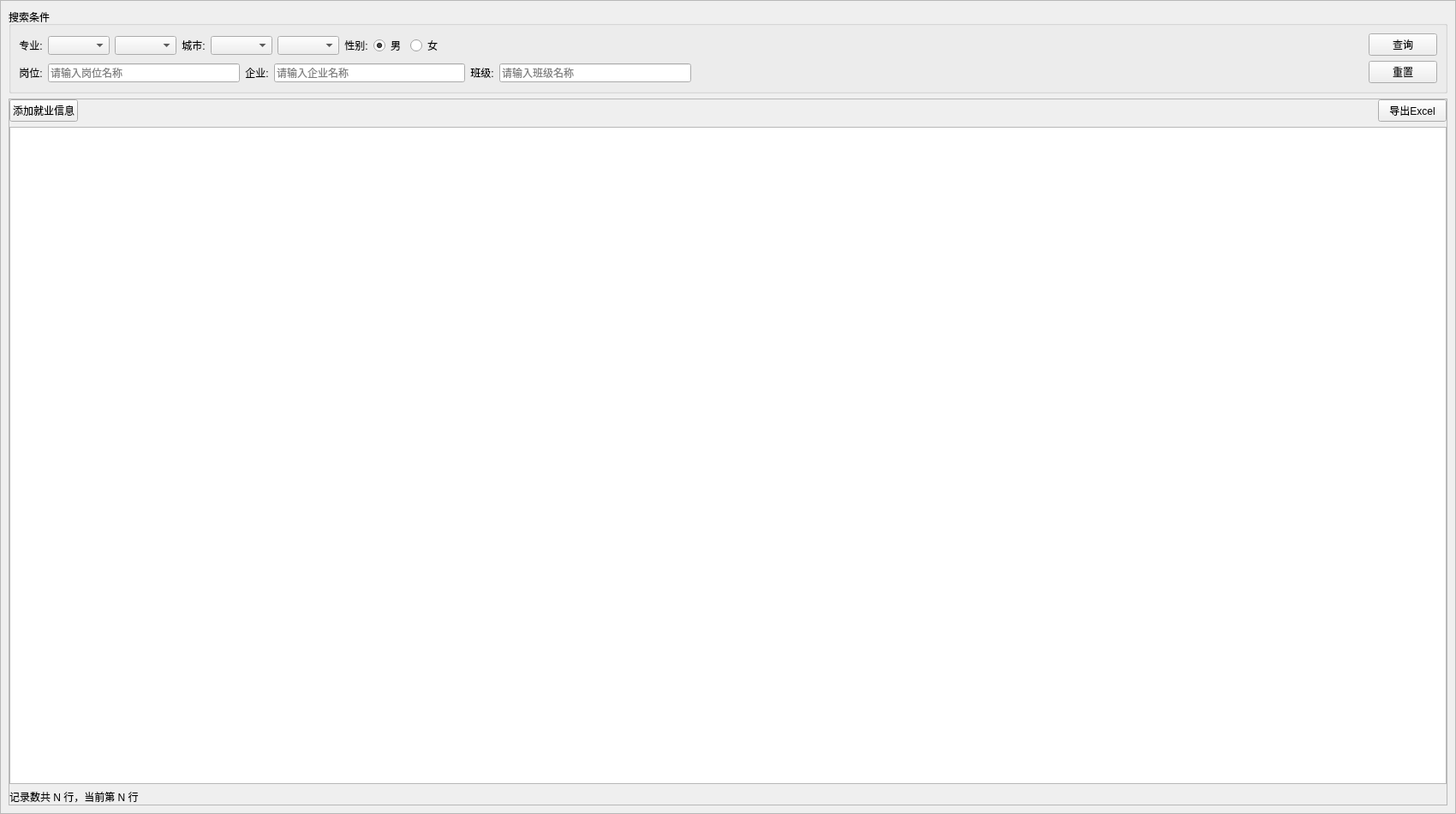
<?xml version="1.0" encoding="UTF-8"?>
<ui version="4.0">
 <class>EmploymentInfo</class>
 <widget class="QWidget" name="EmploymentInfo">
  <property name="geometry">
   <rect>
    <x>0</x>
    <y>0</y>
    <width>1700</width>
    <height>950</height>
   </rect>
  </property>
  <property name="windowTitle">
   <string>Form</string>
  </property>
  <layout class="QGridLayout" name="gridLayout">
   <property name="leftMargin">
    <number>0</number>
   </property>
   <property name="topMargin">
    <number>0</number>
   </property>
   <property name="rightMargin">
    <number>0</number>
   </property>
   <property name="bottomMargin">
    <number>0</number>
   </property>
   <item row="0" column="0">
    <widget class="QFrame" name="frame_setShow">
     <property name="frameShape">
      <enum>QFrame::StyledPanel</enum>
     </property>
     <property name="frameShadow">
      <enum>QFrame::Raised</enum>
     </property>
     <layout class="QGridLayout" name="gridLayout_3">
      <item row="0" column="0">
       <widget class="QGroupBox" name="groupBox">
        <property name="title">
         <string>搜索条件</string>
        </property>
        <layout class="QGridLayout" name="gridLayout_2">
         <item row="0" column="2" rowspan="2">
          <layout class="QVBoxLayout" name="verticalLayout">
           <item>
            <widget class="QPushButton" name="btn_query">
             <property name="text">
              <string>查询</string>
             </property>
            </widget>
           </item>
           <item>
            <widget class="QPushButton" name="btn_reset">
             <property name="text">
              <string>重置</string>
             </property>
            </widget>
           </item>
          </layout>
         </item>
         <item row="0" column="0">
          <layout class="QHBoxLayout" name="horizontalLayout_7">
           <item>
            <layout class="QHBoxLayout" name="horizontalLayout_2">
             <item>
              <widget class="QLabel" name="label">
               <property name="text">
                <string>专业:</string>
               </property>
               <property name="alignment">
                <set>Qt::AlignCenter</set>
               </property>
              </widget>
             </item>
             <item>
              <widget class="QComboBox" name="combox_faculty"/>
             </item>
             <item>
              <widget class="QComboBox" name="combox_major"/>
             </item>
            </layout>
           </item>
           <item>
            <layout class="QHBoxLayout" name="horizontalLayout_5">
             <item>
              <widget class="QLabel" name="label_6">
               <property name="text">
                <string>城市:</string>
               </property>
               <property name="alignment">
                <set>Qt::AlignCenter</set>
               </property>
              </widget>
             </item>
             <item>
              <widget class="QComboBox" name="combox_province"/>
             </item>
             <item>
              <widget class="QComboBox" name="combox_city"/>
             </item>
            </layout>
           </item>
           <item>
            <layout class="QHBoxLayout" name="horizontalLayout">
             <item>
              <widget class="QLabel" name="label_4">
               <property name="maximumSize">
                <size>
                 <width>16777215</width>
                 <height>16777215</height>
                </size>
               </property>
               <property name="text">
                <string>性别:</string>
               </property>
               <property name="alignment">
                <set>Qt::AlignCenter</set>
               </property>
              </widget>
             </item>
             <item>
              <widget class="QRadioButton" name="rbtn_male">
               <property name="text">
                <string>男</string>
               </property>
               <property name="checked">
                <bool>true</bool>
               </property>
              </widget>
             </item>
             <item>
              <widget class="QRadioButton" name="rbtn_female">
               <property name="text">
                <string>女</string>
               </property>
              </widget>
             </item>
             <item>
              <spacer name="horizontalSpacer">
               <property name="orientation">
                <enum>Qt::Horizontal</enum>
               </property>
               <property name="sizeHint" stdset="0">
                <size>
                 <width>40</width>
                 <height>20</height>
                </size>
               </property>
              </spacer>
             </item>
            </layout>
           </item>
          </layout>
         </item>
         <item row="1" column="0">
          <layout class="QHBoxLayout" name="horizontalLayout_8">
           <item>
            <layout class="QHBoxLayout" name="horizontalLayout_3">
             <item>
              <widget class="QLabel" name="label_2">
               <property name="text">
                <string>岗位:</string>
               </property>
               <property name="alignment">
                <set>Qt::AlignCenter</set>
               </property>
              </widget>
             </item>
             <item>
              <widget class="QLineEdit" name="le_post">
               <property name="placeholderText">
                <string>请输入岗位名称</string>
               </property>
              </widget>
             </item>
            </layout>
           </item>
           <item>
            <layout class="QHBoxLayout" name="horizontalLayout_6">
             <item>
              <widget class="QLabel" name="label_5">
               <property name="text">
                <string>企业:</string>
               </property>
               <property name="alignment">
                <set>Qt::AlignCenter</set>
               </property>
              </widget>
             </item>
             <item>
              <widget class="QLineEdit" name="le_company">
               <property name="placeholderText">
                <string>请输入企业名称</string>
               </property>
              </widget>
             </item>
            </layout>
           </item>
           <item>
            <layout class="QHBoxLayout" name="horizontalLayout_4">
             <item>
              <widget class="QLabel" name="label_3">
               <property name="text">
                <string>班级:</string>
               </property>
               <property name="alignment">
                <set>Qt::AlignCenter</set>
               </property>
              </widget>
             </item>
             <item>
              <widget class="QLineEdit" name="le_class">
               <property name="placeholderText">
                <string>请输入班级名称</string>
               </property>
              </widget>
             </item>
            </layout>
           </item>
          </layout>
         </item>
         <item row="0" column="1" rowspan="2">
          <spacer name="horizontalSpacer_4">
           <property name="orientation">
            <enum>Qt::Horizontal</enum>
           </property>
           <property name="sizeHint" stdset="0">
            <size>
             <width>380</width>
             <height>20</height>
            </size>
           </property>
          </spacer>
         </item>
        </layout>
       </widget>
      </item>
      <item row="1" column="0">
       <widget class="QFrame" name="frame_2">
        <property name="frameShape">
         <enum>QFrame::StyledPanel</enum>
        </property>
        <property name="frameShadow">
         <enum>QFrame::Raised</enum>
        </property>
        <layout class="QGridLayout" name="gridLayout_4">
         <property name="leftMargin">
          <number>0</number>
         </property>
         <property name="topMargin">
          <number>0</number>
         </property>
         <property name="rightMargin">
          <number>0</number>
         </property>
         <property name="bottomMargin">
          <number>0</number>
         </property>
         <item row="0" column="0">
          <layout class="QHBoxLayout" name="horizontalLayout_9">
           <item>
            <widget class="QPushButton" name="btn_addEmploymentInfo">
             <property name="font">
              <font>
               <stylestrategy>PreferAntialias</stylestrategy>
              </font>
             </property>
             <property name="text">
              <string>添加就业信息</string>
             </property>
            </widget>
           </item>
           <item>
            <spacer name="horizontalSpacer_2">
             <property name="orientation">
              <enum>Qt::Horizontal</enum>
             </property>
             <property name="sizeHint" stdset="0">
              <size>
               <width>778</width>
               <height>20</height>
              </size>
             </property>
            </spacer>
           </item>
           <item>
            <widget class="QPushButton" name="btn_saveToExcel">
             <property name="text">
              <string>导出Excel</string>
             </property>
            </widget>
           </item>
          </layout>
         </item>
         <item row="1" column="0">
          <widget class="QTableWidget" name="tableWidget_workInfo"/>
         </item>
         <item row="2" column="0">
          <widget class="QLabel" name="label_showRow">
           <property name="text">
            <string>记录数共 N 行，当前第 N 行</string>
           </property>
          </widget>
         </item>
        </layout>
       </widget>
      </item>
     </layout>
    </widget>
   </item>
  </layout>
 </widget>
 <resources/>
 <connections/>
</ui>
